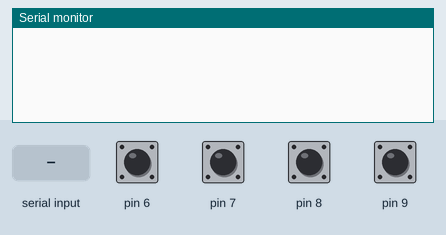
Bench run of a sketch on a simulated Arduino Uno, built with avr-gcc and run on an emulated ATmega328P. Shown: the last lines printed to the serial monitor. Inputs (shaded band) come from the test bench; at power-on: pin 6–9 HIGH.

Above: at 1.2 s.
1.3 s: "MOVA\n" received over Serial
At 2.6 s:
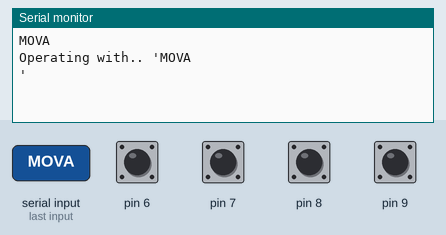
3.0 s: "1\n" received over Serial
At 3.12 s:
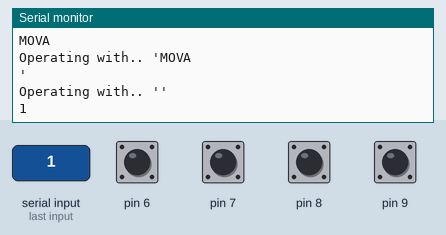

Measured:
- after the input at 1.3 s, the serial monitor: prints a new line after 0.15 s (image 1)
- after the input at 3.0 s, the serial monitor: prints a new line after 0.05 s (image 2)

The sketch:

adafruitBoardStepperControl.ino
```cpp
#include <Adafruit_MotorShield.h>
//#include <SoftwareSerial.h>

//#include <Stepper.h>
int stepsPerRev = 200;
int primaryStepperSteps = 360;
int secondaryStepperSteps;
String in;
String tmp = "";
//SoftwareSerial Bluetooth(2, 3);
Adafruit_MotorShield AFMS = Adafruit_MotorShield();
//Adafruit_MotorShield AFMS = Adafruit_MotorShield();
Adafruit_StepperMotor *primaryStepper = AFMS.getStepper(200, 1);
Adafruit_StepperMotor *secondaryStepper = AFMS.getStepper(200, 2);
//Stepper primaryStepper(stepsPerRev, 2, 3, 4, 5);
//Stepper secondaryStepper(stepsPerRev, 6, 7, 8, 9);

void setup() {
  // put your setup code here, to run once:
  Serial.begin(9600);
  pinMode(8, INPUT_PULLUP);
  pinMode(9, INPUT_PULLUP);
  pinMode(7, INPUT_PULLUP);
  pinMode(6, INPUT_PULLUP);
  Serial.setTimeout(50);
  AFMS.begin();
  //Bluetooth.begin(9600);
  primaryStepper->setSpeed(50);
  secondaryStepper->setSpeed(50);
}

void loop() {
  // put your main code here, to run repeatedly:


  while (Serial.available()) {
    if ((Serial.available())!=1) {
    tmp = Serial.readString();
    if (tmp != "") {
    Serial.print(tmp + '\n');
    }
  }
  //while (Bluetooth.available()) {
    //char tmp = Bluetooth.read();
    delay(50);
  bool stat = digitalRead(8);
  if (stat == 0) {
    Serial.print("BAL25\n");
    stat = 1;
  }
  bool enter = digitalRead(9);
  if (enter == 0) {
    Serial.print("ENTER\n");
    enter = 1;
  }
  bool selection = digitalRead(7);
  if (selection == 0) {
    Serial.print("REQMOVA\n");
    selection = 1;
  }
  bool selectiontwo = digitalRead(6);
  if (selectiontwo == 0) {
    Serial.print("REQMOVB\n");
    selectiontwo = 1;
  }
    in = String(tmp);
    Serial.print("Operating with.. '" + in + "'\n");
    //Bluetooth.println("Operating with.. '" + in + "'");
if (tmp == "MOVA") {
  motorFunction(45);
}
tmp = "";
//    switch (tmp) {
//     case "A":
//      motorFunction(45);
//      break;
//     case "B":
//      motorFunction(90);
//      break;
//     case "C":
//      motorFunction(135);
//      break;
//     case "D":
//      motorFunction(180);
//      break;
//     case "E":
//      motorFunction(225);
//      break;
//     case "Z":
//      motorFunction(360);
//      break;
//      default:
//      Serial.print("Unknown operation.. '" + in + "'\n");
      //Bluetooth.println("Unknown operation.. '" + in + "'");
//      loop();
//      break;
//    }
  }
  delay(100);
}

int motorFunction(int secondaryStepperSteps) {
  Serial.print("Moving to.. '" + in + "', " + "at a " + secondaryStepperSteps + " degree angle\n");
  //Bluetooth.println("Moving to.. '" + in + "', " + "at a " + secondaryStepperSteps + " degree angle");
  secondaryStepper->step(((secondaryStepperSteps/360.0)*200.0), FORWARD, DOUBLE);
  //delay(100);
  //primaryStepper->step(((primaryStepperSteps/360.0)*200.0), FORWARD, DOUBLE);
  //delay(100);
  //secondaryStepper->step(((secondaryStepperSteps/360.0)*200.0), BACKWARD, DOUBLE);
  Serial.print("Finished operation\n");
  //Bluetooth.println("Finished, waiting 100ms");
  delay(10);
  loop();
}
```
